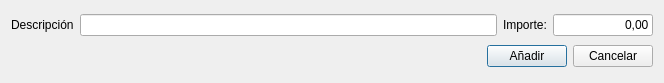
<?xml version="1.0" encoding="UTF-8"?>
<ui version="4.0">
 <class>frmgastos_ped_pro</class>
 <widget class="QDialog" name="frmgastos_ped_pro">
  <property name="geometry">
   <rect>
    <x>0</x>
    <y>0</y>
    <width>664</width>
    <height>83</height>
   </rect>
  </property>
  <property name="windowTitle">
   <string>Gasto pedido proveedor que imputa a coste real.</string>
  </property>
  <property name="windowIcon">
   <iconset resource="../maya.qrc">
    <normaloff>:/Icons/PNG/redfox.png</normaloff>:/Icons/PNG/redfox.png</iconset>
  </property>
  <layout class="QGridLayout" name="gridLayout">
   <item row="0" column="0" colspan="3">
    <layout class="QHBoxLayout" name="horizontalLayout">
     <item>
      <widget class="QLabel" name="label">
       <property name="text">
        <string>Descripción</string>
       </property>
      </widget>
     </item>
     <item>
      <widget class="QLineEdit" name="txtDescripcion"/>
     </item>
     <item>
      <widget class="QLabel" name="label_2">
       <property name="text">
        <string>Importe:</string>
       </property>
      </widget>
     </item>
     <item>
      <widget class="QLineEdit" name="txtImporte">
       <property name="maximumSize">
        <size>
         <width>100</width>
         <height>16777215</height>
        </size>
       </property>
       <property name="text">
        <string>0,00</string>
       </property>
       <property name="alignment">
        <set>Qt::AlignRight|Qt::AlignTrailing|Qt::AlignVCenter</set>
       </property>
      </widget>
     </item>
    </layout>
   </item>
   <item row="1" column="0">
    <spacer name="horizontalSpacer">
     <property name="orientation">
      <enum>Qt::Horizontal</enum>
     </property>
     <property name="sizeHint" stdset="0">
      <size>
       <width>471</width>
       <height>20</height>
      </size>
     </property>
    </spacer>
   </item>
   <item row="1" column="1">
    <widget class="QPushButton" name="btnAnadir">
     <property name="text">
      <string>Añadir</string>
     </property>
    </widget>
   </item>
   <item row="1" column="2">
    <widget class="QPushButton" name="btnCancelar">
     <property name="text">
      <string>Cancelar</string>
     </property>
    </widget>
   </item>
  </layout>
 </widget>
 <resources>
  <include location="../maya.qrc"/>
 </resources>
 <connections>
  <connection>
   <sender>btnCancelar</sender>
   <signal>clicked()</signal>
   <receiver>frmgastos_ped_pro</receiver>
   <slot>close()</slot>
   <hints>
    <hint type="sourcelabel">
     <x>614</x>
     <y>64</y>
    </hint>
    <hint type="destinationlabel">
     <x>248</x>
     <y>43</y>
    </hint>
   </hints>
  </connection>
 </connections>
</ui>
